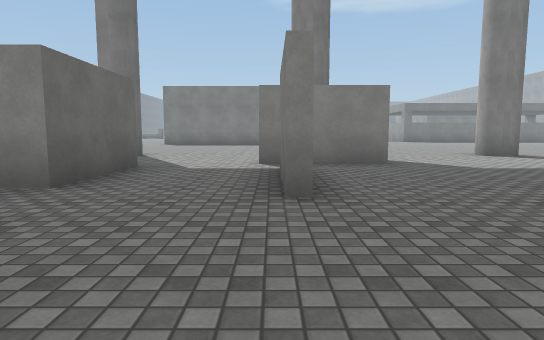
[1] (above)

24 first-person views from a walk through a 3-D level made in the Unity game engine. The camera is 1.2 m above the floor, tilts 6° down and sees 75° across. The floor is counted in squares, 2 m on a side. Each view is taken from the middle of a square. On the plan, view 1 faces up. The plan holds only what a view shows up to about 10 squares ahead; the rest is blank. The place goes on beyond the plan. The player character is not drawn. Some surface patterns are stand-ins.

[2]
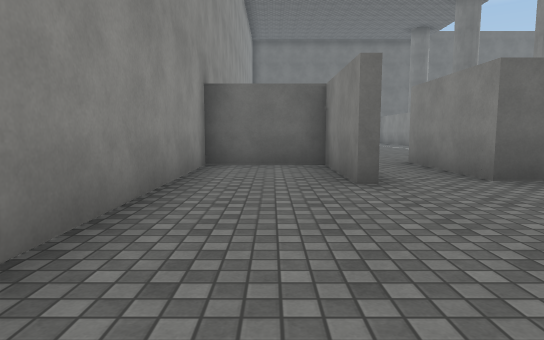

[3]
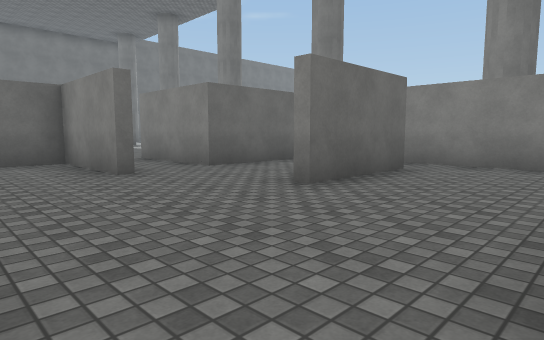

[4]
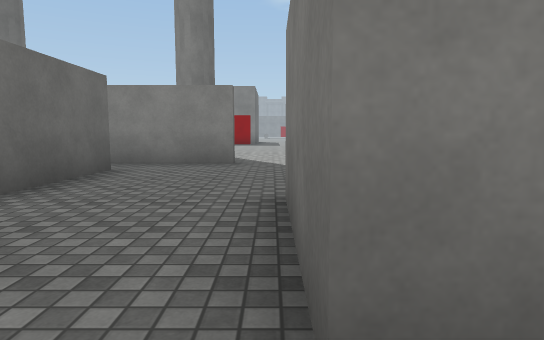

[5]
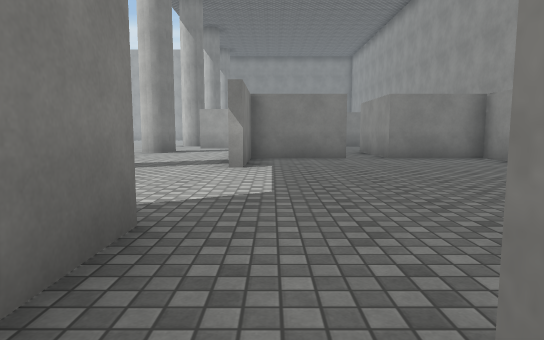

[6]
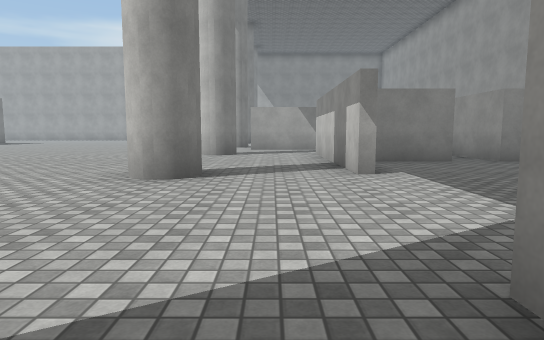

[7]
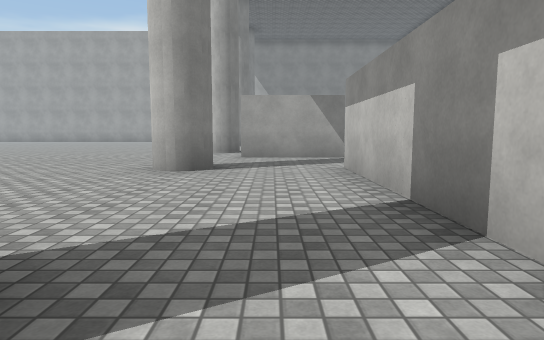

[8]
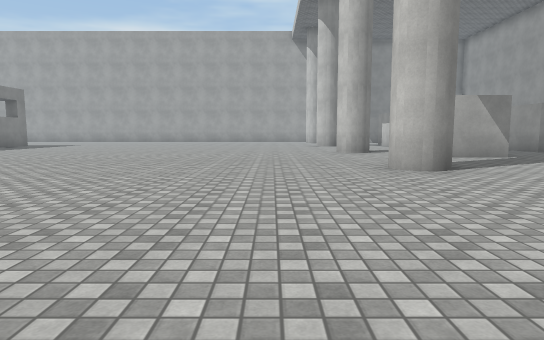

[9]
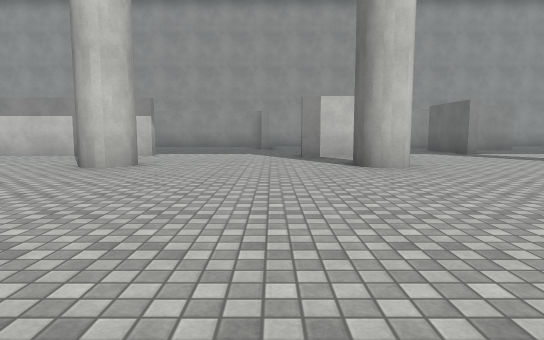

[10]
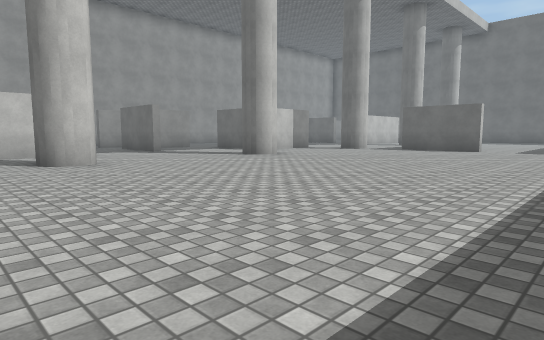

[11]
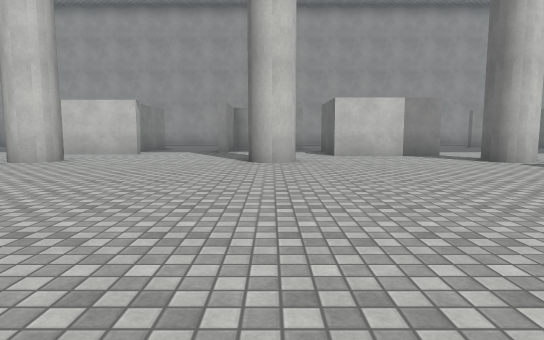

[12]
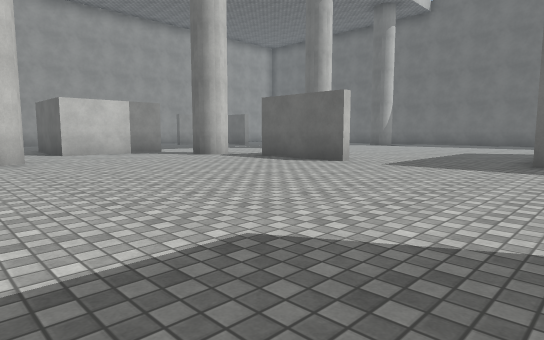

[13]
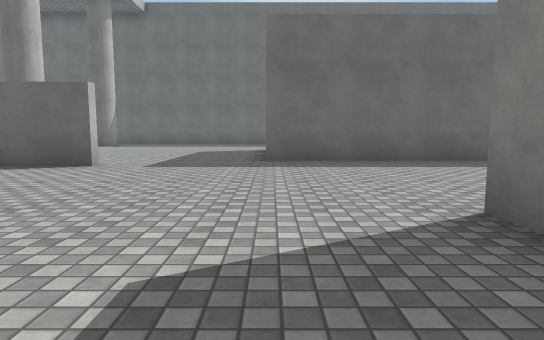

[14]
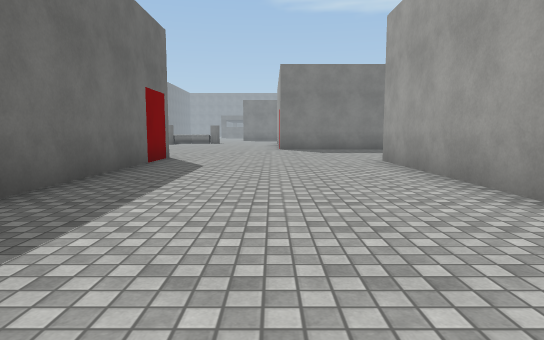

[15]
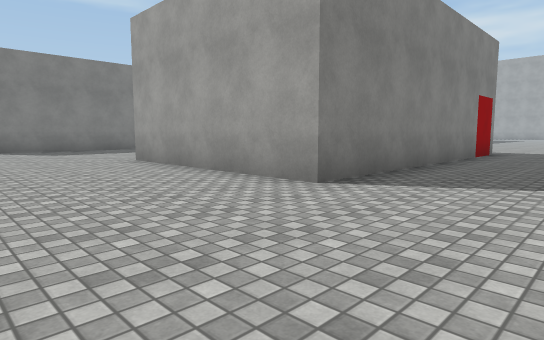

[16]
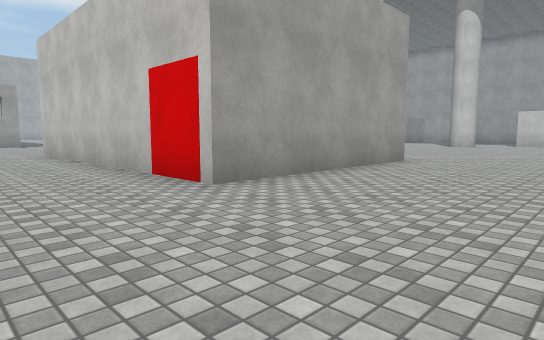

[17]
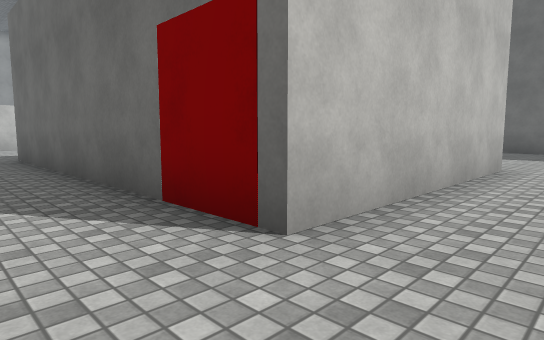

[18]
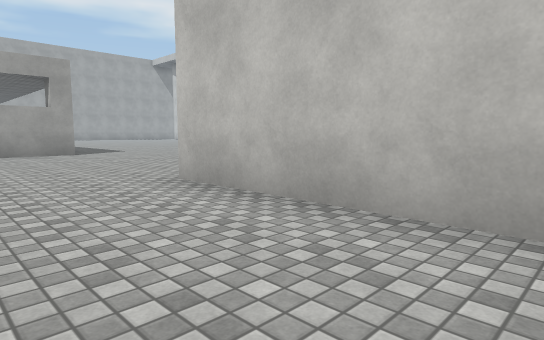

[19]
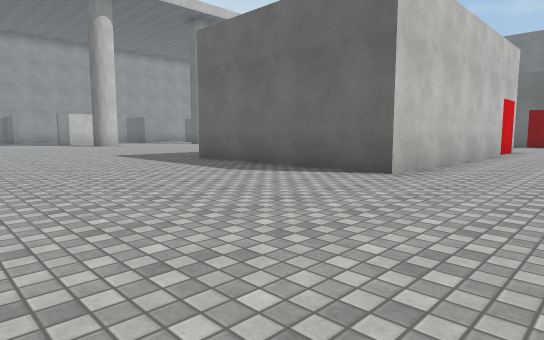

[20]
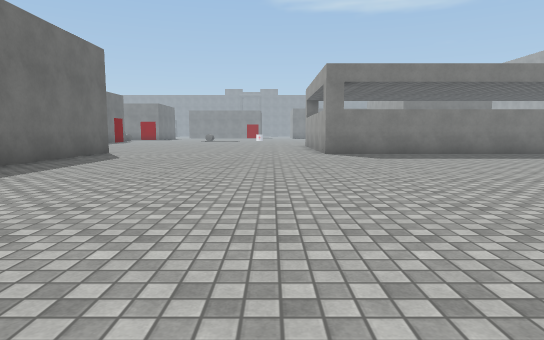

[21]
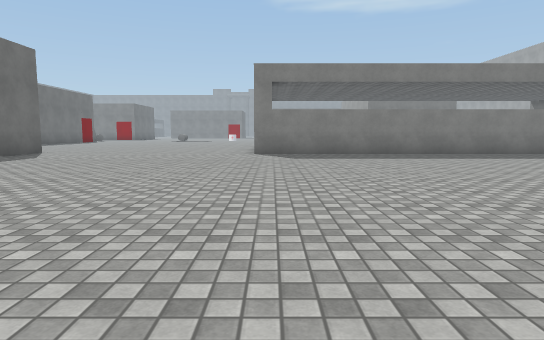

[22]
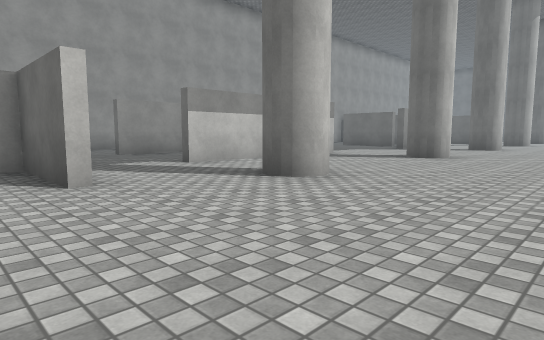

[23]
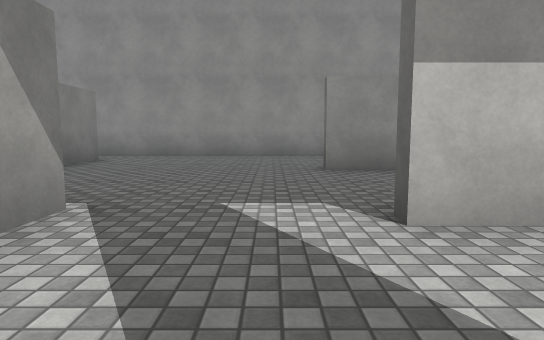

[24]
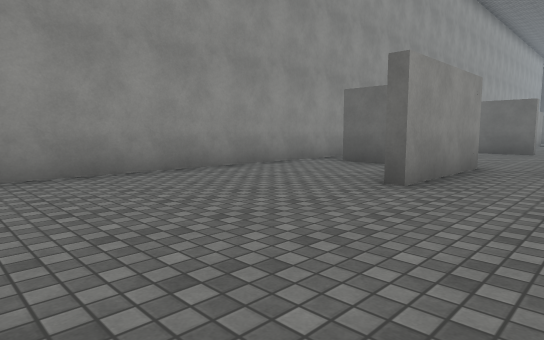

### Floor plan
Key: @ floor where view 1 was taken; # wall or solid block; . floor; B building.
Columns run from 22 left of view 1 to 15 right of it. Each row starts with its distance up from view 1.
 26          .........  ..........
 25    ............................#
 24 #..... BBBBB...................#
 23            B.....BBBBBBBB......#######
 22            B.....B      B.............
 21            B.....B      B.............
 20            B.....B      B.............
 19            B.....BBBBBBBB.............
 18            B..........................
 17            B..........................
 16         ..............................
 15         ..............................
 14          .............................
 13          ... #........................
 12              #........................
 11              #........................
 10              #....#....#....#....#....
  9              ..... ...................
  8              .###. .................#
  7                 #.....###....#####..#
  6                 #...#..........#....#
  5                     #.#........#......
  4                  ####.#...............
  3                  ........#.....###....
  2                  ###.....#.....#......
  1                  #.......##   ##......
  0                  #....@...    ........
 -1                  ######      #########

Where each view was taken, in squares from view 1:
view 1: 0 up, 0 right, facing up
view 2: 1 up, 2 right, facing left
view 3: 0 up, 3 right, facing up-left
view 4: 0 up, 3 right, facing up
view 5: 6 up, 0 right, facing right
view 6: 8 up, 1 right, facing right
view 7: 8 up, 5 right, facing right
view 8: 12 up, 5 right, facing right
view 9: 16 up, 3 right, facing down
view 10: 17 up, 3 right, facing down-left
view 11: 17 up, 4 left, facing down
view 12: 18 up, 3 left, facing down-left
view 13: 17 up, 3 left, facing left
view 14: 16 up, 8 left, facing up
view 15: 16 up, 9 left, facing up-right
view 16: 26 up, 9 left, facing down-right
view 17: 26 up, 9 left, facing down-left
view 18: 26 up, 2 left, facing down-right
view 19: 26 up, 7 right, facing down-left
view 20: 13 up, 7 right, facing up
view 21: 13 up, 9 right, facing up
view 22: 13 up, 15 right, facing down-left
view 23: 9 up, 12 right, facing down
view 24: 5 up, 15 right, facing down-left
